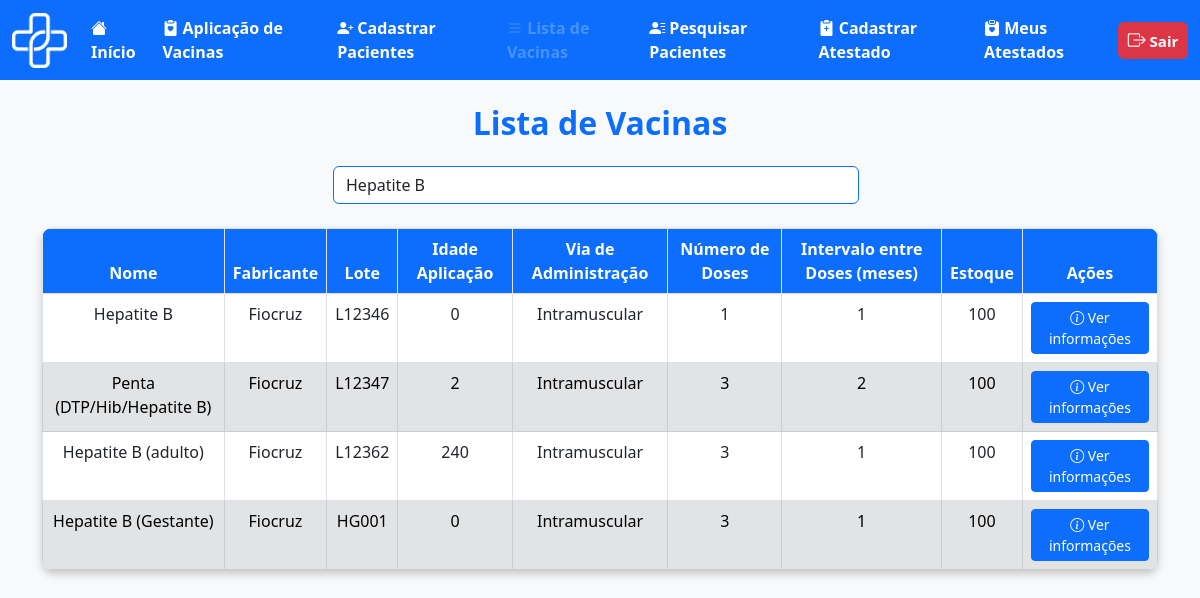
Page /medica/listavac.php?nome_vacina=Hepatite B (signed in) on the earlier database version.
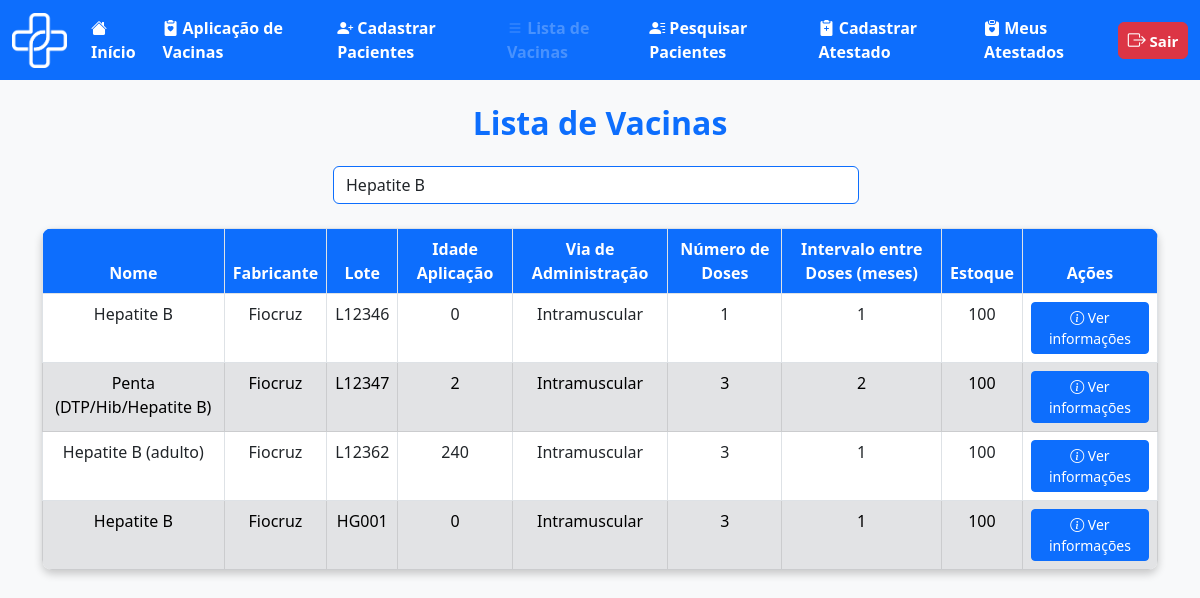
Same page on the later database version.
### tables this page shows
CREATE TABLE `vacina` (
  `id_vaci` int(11) NOT NULL,
  `nome_vaci` varchar(100) NOT NULL,
  `fabri_vaci` varchar(100) NOT NULL,
  `lote_vaci` varchar(50) NOT NULL,
  `idade_aplica` int(3) NOT NULL,
  `via_adimicao` varchar(50) NOT NULL,
  `n_dose` int(1) NOT NULL,
  `intervalo_dose` int(11) NOT NULL,
  `estoque` int(11) NOT NULL,
  `id_calendario` int(11) DEFAULT NULL
);

### medica/listavac.php (the view, shortened to what this page needs)
<?php
include('../outros/db_connect.php');
$nome_vacina = '';
if (isset($_GET['nome_vacina'])) {
    $nome_vacina = trim($_GET['nome_vacina']);
}
if (!empty($nome_vacina)) {
    $sql = "SELECT id_vaci, nome_vaci, fabri_vaci, lote_vaci, idade_aplica, via_adimicao, n_dose, intervalo_dose, estoque
            FROM vacina WHERE nome_vaci LIKE ?";
    $stmt = $conn->prepare($sql);
    $like_param = '%' . $nome_vacina . '%';
    $stmt->bind_param('s', $like_param);
    $stmt->execute();
    $result = $stmt->get_result();
} else {
    $sql = "SELECT id_vaci, nome_vaci, fabri_vaci, lote_vaci, idade_aplica, via_adimicao, n_dose, intervalo_dose, estoque
            FROM vacina";
    $result = $conn->query($sql);
}
?>
<!DOCTYPE html>
<html lang="pt-BR">
<head>
    <link href="https://cdn.jsdelivr.net/npm/bootstrap-icons/font/bootstrap-icons.css" rel="stylesheet">
    <link href="https://cdn.jsdelivr.net/npm/bootstrap@5.3.0/dist/css/bootstrap.min.css" rel="stylesheet">
</head>
<body>
    <nav class="navbar navbar-expand-lg bg-primary" data-bs-theme="dark">
        <div class="container-fluid">
            <div class="d-flex align-items-center">
                <img src="../img/logo_vetor.png" alt="Logo DigitalVac" width="55" height="55" class="me-3">
            </div>
            <div class="collapse navbar-collapse" id="navbarNavAltMarkup">
                <div class="navbar-nav">
                    <a class="nav-link active fs-6 fw-bold" href="telainicio.php">
                        <i class="bi bi-house-fill"></i> Início
                    </a>
                    <a class="nav-link active fs-6 fw-bold" href="cadastroaplic.php">
                        <i class="bi bi-clipboard2-heart-fill"></i> Aplicação de Vacinas
                    </a>
                    <a class="nav-link active fs-6 fw-bold" href="cadastropac.html">
                        <i class="bi bi-person-plus-fill"></i> Cadastrar Pacientes
                    </a>
                    <a class="nav-link disabled fs-6 fw-bold" aria-disabled="true" href="listavac.php">
                        <i class="bi bi-list"></i> Lista de Vacinas
                    </a>
                    <a class="nav-link active fs-6 fw-bold" href="pesquisa_paciente.php">
                        <i class="bi bi-person-lines-fill"></i> Pesquisar Pacientes
                    </a>
                    <a class="nav-link active fs-6 fw-bold" href="cadastroatestado.php">
                        <i class="bi bi-clipboard2-plus-fill"></i> Cadastrar Atestado
                    </a>
                    <a class="nav-link active fs-6 fw-bold" href="atestado_medico.php">
                        <i class="bi bi-clipboard-heart-fill"></i> Meus Atestados
                    </a>
                </div>
                <ul class="navbar-nav ms-auto">
                    <li class="nav-item">
                        <a class="btn btn-danger fw-bold px-2 py-1" style="font-size: 15px; min-width: 70px;"
                            href="../outros/sair.php">
                            <i class="bi bi-box-arrow-right" style="font-size: 18px;"></i> Sair
                        </a>
                    </li>
                </ul>
            </div>
        </div>
    </nav>
    <div class="container mt-4">
        <h2 class="text-center text-primary fw-bold">Lista de Vacinas</h2>
        <div class="container-fluid col-md-6 mt-4">
            <form class="d-flex position-relative" role="search" id="form-pesquisa-vacina">
                <input class="form-control me-2 border border-primary" type="search" name="nome_vacina"
                    placeholder="Digite o nome da vacina" value="<?php echo htmlspecialchars($nome_vacina); ?>"
                    id="input-nome-vacina" autocomplete="off">
            </form>
        </div>
        <br>
        <div id="tabela-vacinas" class="d-flex justify-content-center">
            <table class="table table-bordered text-center mx-auto">
                <thead>
                    <tr>
                        <th>Nome</th>
                        <th>Fabricante</th>
                        <th>Lote</th>
                        <th>Idade Aplicação</th>
                        <th>Via de Administração</th>
                        <th>Número de Doses</th>
                        <th>Intervalo entre Doses (meses)</th>
                        <th>Estoque</th>
                        <th>Ações</th>
                    </tr>
                </thead>
                <tbody>
                    <?php
                    $rowIndex = 0;
                    while ($row = $result->fetch_assoc()):
                        if ($rowIndex === 0) {
                            $rowClass = 'bg-white';
                        } else {
                            $rowClass = ($rowIndex % 2 === 1) ? 'table-secondary' : 'bg-white';
                        }
                        ?>
                        <tr class="<?php echo $rowClass; ?>">
                            <td><?php echo htmlspecialchars($row['nome_vaci']); ?></td>
                            <td><?php echo htmlspecialchars($row['fabri_vaci']); ?></td>
                            <td><?php echo htmlspecialchars($row['lote_vaci']); ?></td>
                            <td><?php echo htmlspecialchars($row['idade_aplica']); ?></td>
                            <td><?php echo htmlspecialchars($row['via_adimicao']); ?></td>
                            <td><?php echo htmlspecialchars($row['n_dose']); ?></td>
                            <td><?php echo htmlspecialchars($row['intervalo_dose']); ?></td>
                            <td><?php echo htmlspecialchars($row['estoque']); ?></td>
                            <td>
                                <a href="ver_vacina.php?id_vaci=<?php echo urlencode($row['id_vaci']); ?>"
                                    class="btn btn-primary btn-sm">
                                    <i class="bi bi-info-circle"></i> Ver informações
                                </a>
                            </td>
                        </tr>
                        <?php $rowIndex++; endwhile; ?>
                </tbody>
            </table>
        </div>
    </div>
</body>
</html>

### medica/listavac.php (style rules this page uses)
body { background-color: #f8f9fa; }
.navbar { margin-bottom: 20px; }
.table { background: white; border-radius: 10px; overflow: hidden; box-shadow: 0 4px 8px rgba(0, 0, 0, 0.2); }
.table thead th { background-color: #0d6efd !important; color: white !important; font-weight: bold; }

Differences in the rows shown:
changed vacina "HG001": nome_vaci "Hepatite B (Gestante)" → "Hepatite B"
